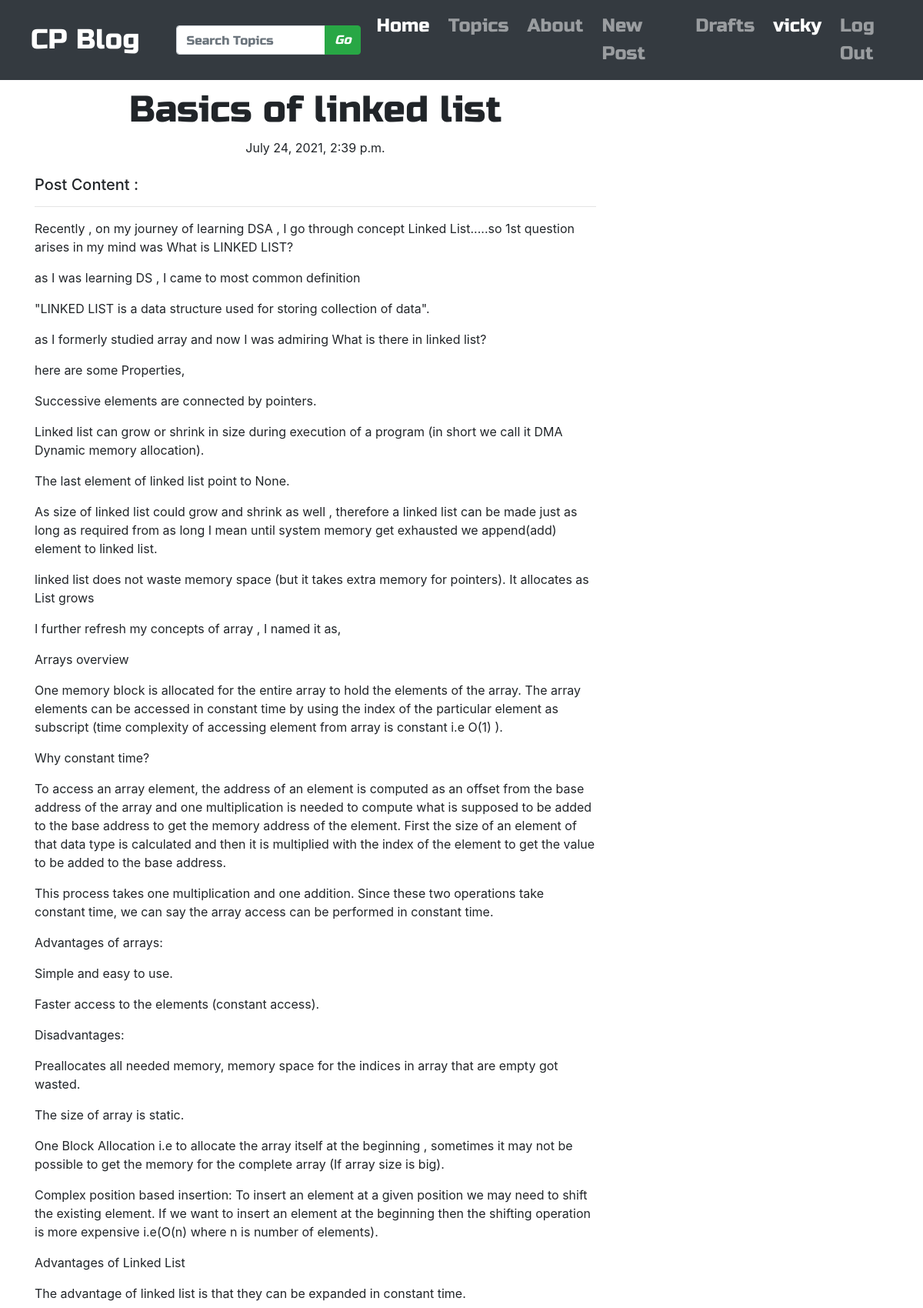
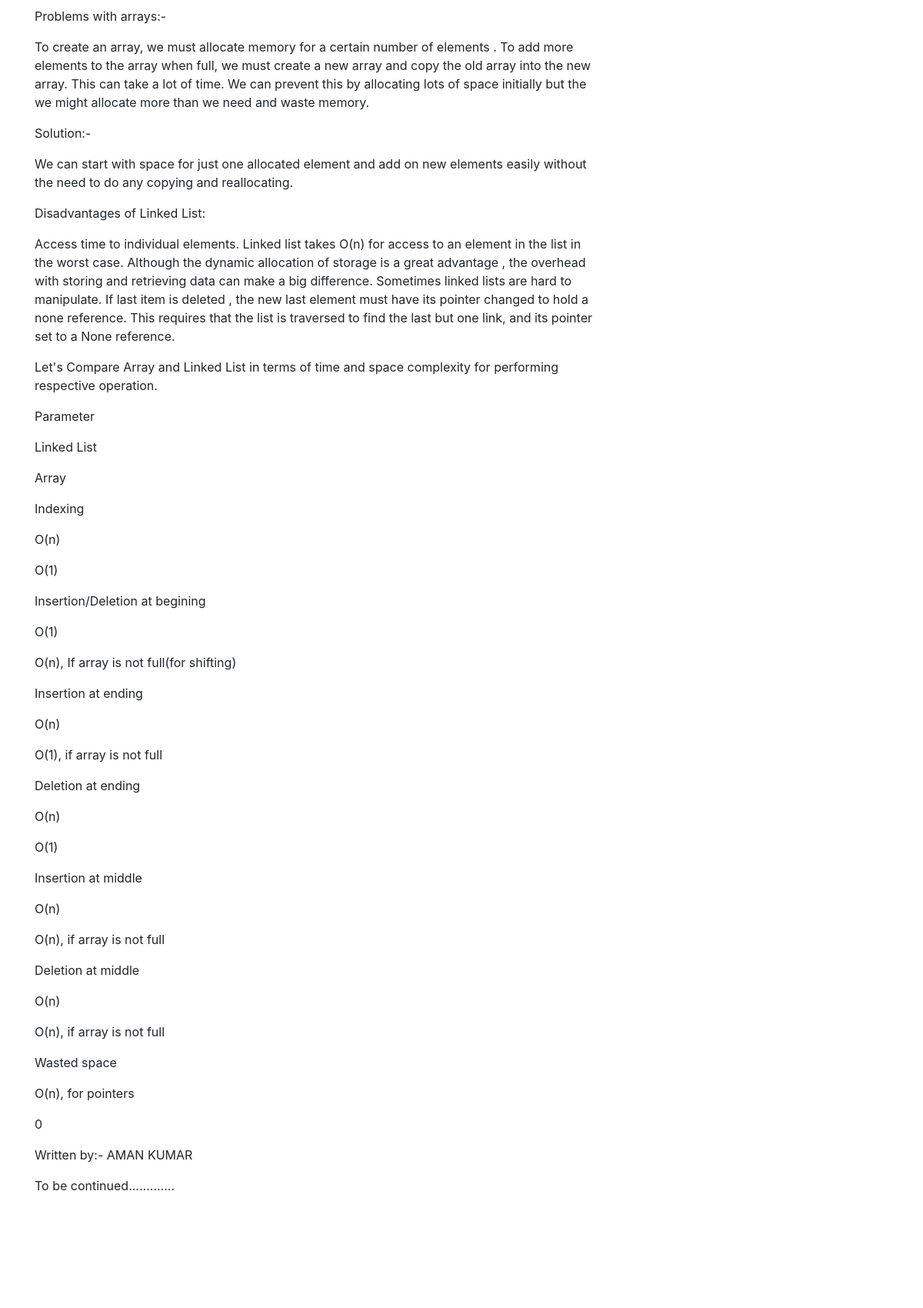
/post/2/ (signed in, upper part), run on the app's committed database (2 pictures, top to bottom).
### blog/models.py (models this page shows, shortened)
class Post(models.Model):
    author = models.ForeignKey('auth.User', on_delete=models.CASCADE)
    title = models.CharField(max_length=200)
    text = models.TextField()
    created_date = models.DateTimeField(default=timezone.now)
    published_date = models.DateTimeField(blank=True, null=True)
    tags = models.CharField(max_length=200, default="CP DSA")

### blog/views.py (the view)
# urls.py: path('post/<pk>/', views.PostDetailView.as_view(), name='post_detail'),
class PostDetailView(DetailView):
    model = Post

### blog/templates/blog/post_detail.html (shortened to what this page needs)
{% extends 'blog/base.html' %}
{% block body_block %}
  <h1 class="posttitle loader">{{post.title}}</h1>
  {% if post.published_date %}
    <div class="date postdate">
      {{post.published_date}}
    </div>
  {% else %}
    <a href="{% url 'post_publish' pk=post.pk %}" class="btn btn-default btn-warning"> Publish </a>
  {% endif %}
  <h5 class="mt-4">Post Content : </h5>
  <p class="postcontent">
    <hr/>{{post.text|safe|linebreaksbr}}
  </p>
{% endblock %}

### blog/templates/blog/base.html (shortened to what this page needs)
<!DOCTYPE html>
{% load staticfiles %}
<html lang="en" dir="ltr">
  <head>
    <link rel="stylesheet" href="https://stackpath.bootstrapcdn.com/bootstrap/4.4.1/css/bootstrap.min.css">
    <link rel="stylesheet" href="//cdn.jsdelivr.net/npm/medium-editor@latest/dist/css/medium-editor.min.css" type="text/css" media="screen" charset="utf-8">
    <link rel="stylesheet" href="{% static 'css/blog.css' %}">
  </head>
  <body class="loader">
    <nav class="navbar navbar-expand-lg navbar-dark bg-dark techfont custom-navbar">
      <a class="navbar-brand bigbrand ml-4" href="{% url 'post_list' %}"> CP Blog </a>
      <div class="collapse navbar-collapse ml-4" id="navbarNavAltMarkup">
        <div class="navbar-nav justify-content-end">
                <form class="form-inline ml-2 mr-2" action="{% url 'search' %}">
                  <div class="input-group">
                    <input type="text" name="category" class="form-control" placeholder="Search Topics" aria-label="Recipient's username" aria-describedby="button-addon2"/>
                    <div class="input-group-append">
                      <button class="btn btn-success" type="submit" id="button-addon2">
                        <i class="fas fa-search">Go</i>
                      </button>
                    </div>
                  </div>
                </form>
          <a
          {% if '/' in request.path %}
            class="nav-item nav-link active ml-1 mr-1"
          {% else %}
            class="nav-item nav-link ml-1 mr-1"
          {% endif %}
          href="{% url 'post_list' %}"> Home </a>
          <a
          {% if 'topics' in request.path %}
            class="nav-item nav-link active ml-1 mr-1"
          {% else %}
            class="nav-item nav-link ml-1 mr-1"
          {% endif %}
          href="{% url 'topics' %}"> Topics </a>
          <a
          {% if 'about' in request.path %}
            class="nav-item nav-link active ml-1 mr-1"
          {% else %}
            class="nav-item nav-link ml-1 mr-1"
          {% endif %}
          href="{% url 'about' %}"> About </a>
          {% if user.is_authenticated %}
          <a
          {% if 'post_new' in request.path %}
            class="nav-item nav-link active ml-1 mr-1"
          {% else %}
            class="nav-item nav-link ml-1 mr-1"
          {% endif %}
          href="{% url 'post_new' %}"> New Post </a>
          <a
          {% if 'drafts' in request.path %}
            class="nav-item nav-link active ml-1 mr-1"
          {% else %}
            class="nav-item nav-link ml-1 mr-1"
          {% endif %}
          href="{% url 'drafts' %}"> Drafts </a>
          <a class="nav-item nav-link ml-1 mr-1 active" href="#" title="Welcome {{user.username}}"> {{user.username}} </a>
          <a class="nav-item nav-link ml-1 mr-1" href="{% url 'logout' %}"> Log Out </a>
          {% else %}
          <a class="nav-item nav-link ml-1 mr-1" href="{% url 'login' %}"> Log In </a>
          {% endif %}
        </div>
      </div>
    </nav>
    <div class="content container">
      <div class="row">
        <div class="col-md-8">
          <div class="blog_posts">
            {% block body_block %}
            {% endblock %}
          </div>
        </div>
      </div>
    </div>
  </body>
</html>

### blog/static/css/blog.css (style rules this page uses)
.techfont { font-family: 'Russo One', sans-serif; font-size: 1.5em; margin-bottom: 10px; }
.bigbrand { font-size: 1.5em; }
.postdate { text-align: center; }
.posttitle { font-family: 'Russo One', sans-serif; font-size: 3em; text-align: center; }
.postcontent { font-family: 'Montserrat'; font-size: 1.5em; }

### data on the page
Post: title "Basics of linked list", published_date "July 24, 2021, 2:39 p.m.", text "Recently , on my journey of learning DSA , I go through concept Linked List.....so 1st question arises in my mind was What is LINKED LIST? as I was learning DS , I came to most common definition \"LINKED LIST is a data structure used for storing collection of data\". as I formerly studied array and now I was admiring What is there in linked list? here are some Properties, Successive elements are connected by pointers. Linked list can grow or shrink in size during execution of a program (in short we call it DMA Dynamic memory allocation). The last element of linked list point to None. As size of linked list could grow and shrink as well , therefore a linked list can be made just as long as…"

### other printed values
{{ user.username }} "vicky"
